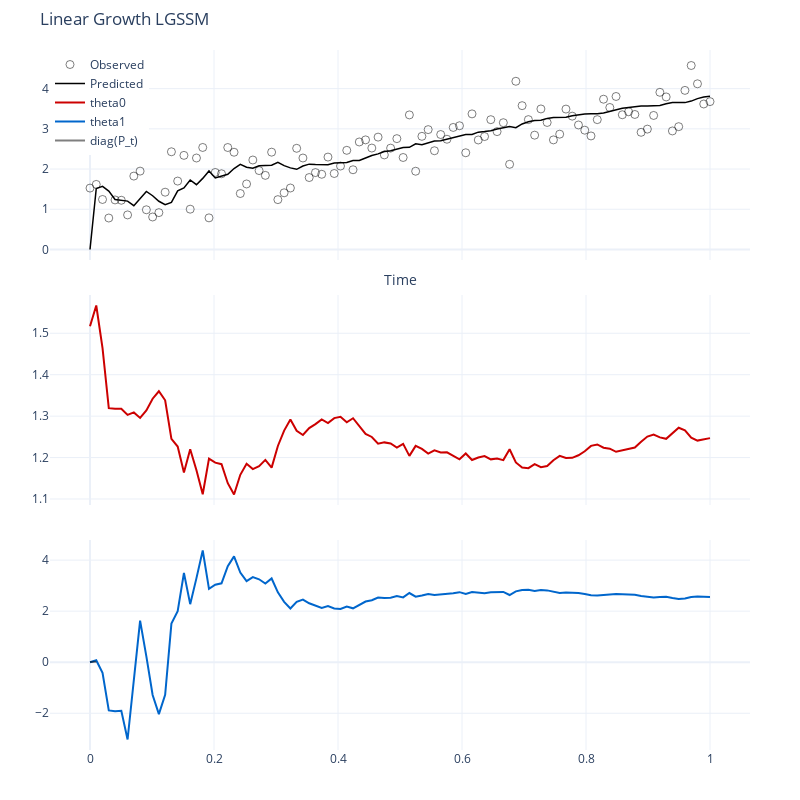

The code cell stored with this chart in its notebook:
### Code cell
from plotly.subplots import make_subplots
import plotly.graph_objects as go

# Create subplots
fig = make_subplots(rows=3, cols=1, shared_xaxes=True, vertical_spacing=0.05)

# Plot observed time series
fig.add_trace(go.Scatter(x=time_stamp.numpy().flatten(), y=y.numpy().flatten(), mode='markers', name='Observed', marker=dict(symbol='circle-open', size=8, color='rgba(0, 0, 0, 0.5)')), row=1, col=1)
fig.add_trace(go.Scatter(x=time_stamp.numpy().flatten(), y=observation_means.numpy().flatten(), mode='lines', name='Predicted', line=dict(width=1.5, color='black')), row=1, col=1)

# Plot theta0
fig.add_trace(go.Scatter(x=time_stamp.numpy().flatten(), y=mt_filtered[..., 0].numpy().flatten(), mode='lines', name='theta0', line=dict(color='rgba(204, 0, 0, 1)')), row=2, col=1)

# Plot theta1
fig.add_trace(go.Scatter(x=time_stamp.numpy().flatten(), y=mt_filtered[..., 1].numpy().flatten(), mode='lines', name='theta1', line=dict(color='rgba(0, 102, 204, 1)')), row=3, col=1)

# Plot diag(P_t)
fig.add_trace(go.Scatter(x=time_stamp.numpy().flatten(), y=tf.linalg.diag_part(P_t).numpy().flatten(), mode='lines', name='diag(P_t)', line=dict(color='rgba(0, 0, 0, 0.5)')), row=3, col=1)

# Add horizontal lines for m_t
fig.add_shape(type='line', x0=time_stamp[0].numpy(), y0=m_t[0].numpy(), x1=time_stamp[-1].numpy(), y1=m_t[0].numpy(), line=dict(color='rgba(204, 0, 0, 0.5)', dash='dash'), row=2, col=1)
fig.add_shape(type='line', x0=time_stamp[0].numpy(), y0=m_t[1].numpy(), x1=time_stamp[-1].numpy(), y1=m_t[1].numpy(), line=dict(color='rgba(0, 102, 204, 0.5)', dash='dash'), row=3, col=1)

# Set layout
fig.update_layout(
 title='Linear Growth LGSSM',
 xaxis_title='Time',
 showlegend=True,
 legend=dict(x=0, y=1),
 width=800,
 height=800,
 margin=dict(l=50, r=50, t=50, b=50),
 template='plotly_white'
)

fig.show()
